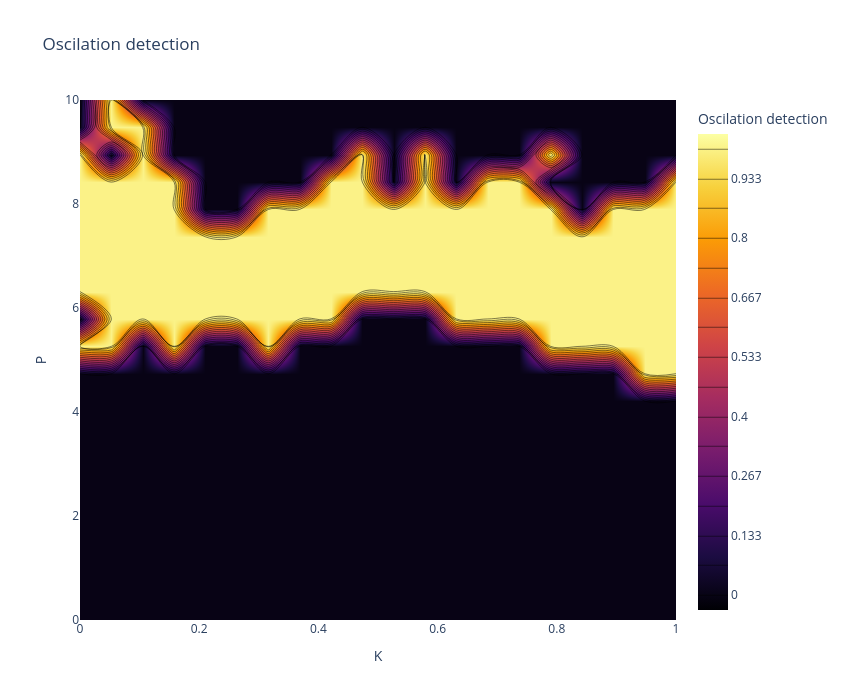
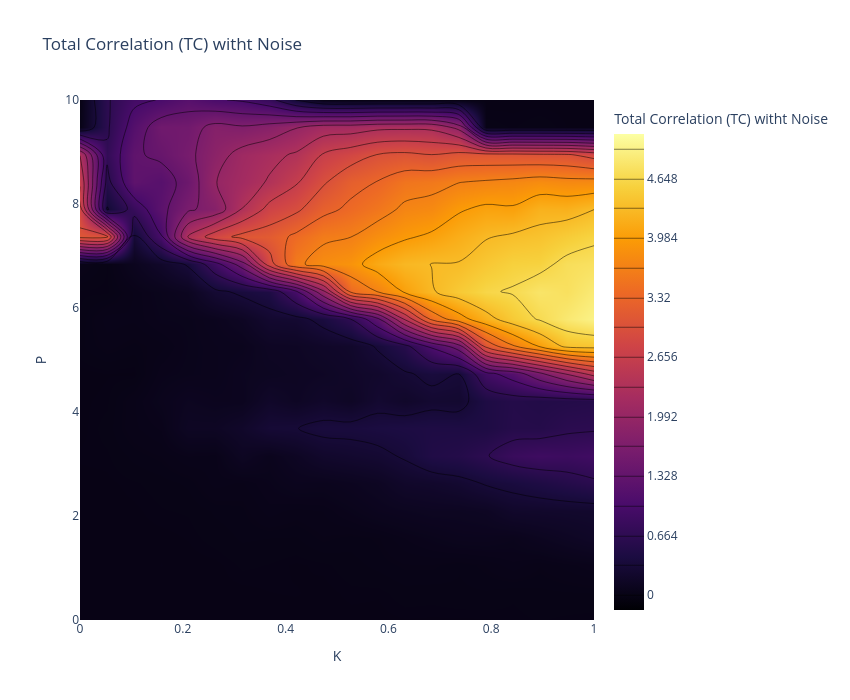
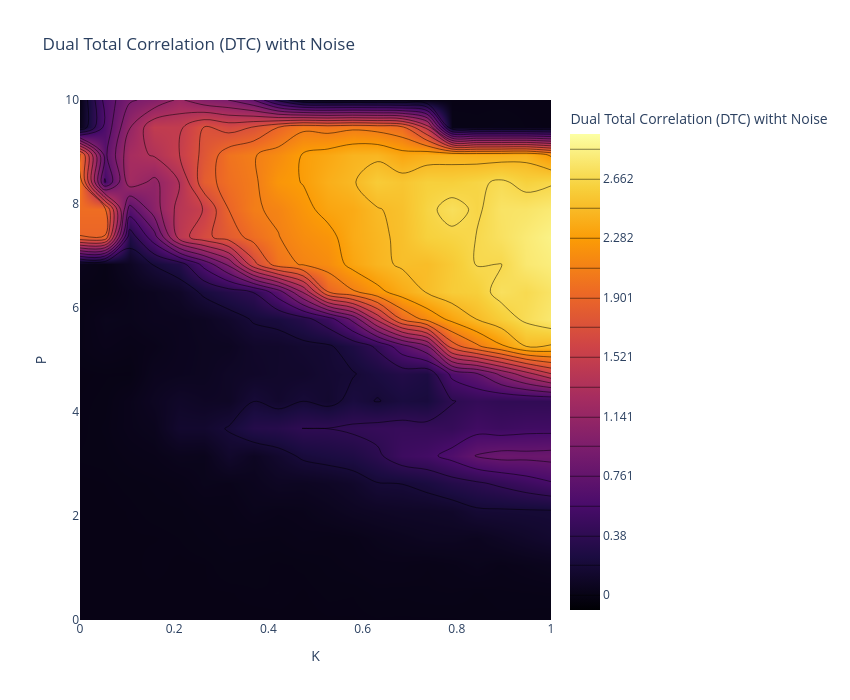
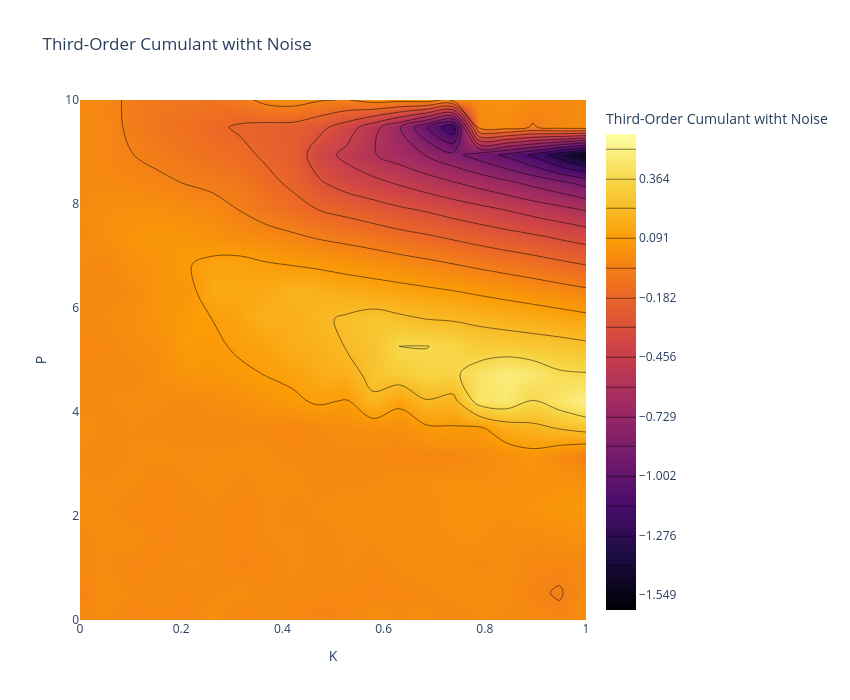

Source (notebook cell) for these figures, in order:
### Markdown cell above
---
## **7. Oscillation Detection in $(P \times K$) Space** with noise
We perform a parameter sweep to detect oscillations in the $(P \times K$) space.

### Code cell
# Matrix to store oscillation detection
oscillation_map_noise = np.zeros((len(P_values), len(K_values)), dtype=int)

# Matrices to store metrics with noise
TC_map_noise = np.zeros((len(P_values), len(K_values)))
DTC_map_noise = np.zeros((len(P_values), len(K_values)))
Cumulant_map_noise = np.zeros((len(P_values), len(K_values)))
PowerCorr_map_noise = np.zeros((len(P_values), len(K_values)))
Entropy_map_noise = np.zeros((len(P_values), len(K_values)))  # Nueva métrica
Entropy_map_skew = np.zeros((len(P_values), len(K3_values)))  # Nueva métrica
Entropy_map_kurt = np.zeros((len(P_values), len(K3_values)))  # Nueva métrica


P_values = np.linspace(0.0, 10.0, 20)
K_values = np.linspace(0.0, 1.0, 20)
K3_values = np.linspace(0.0, 1.0, 20)
sigma_E = 0.03
#T=150 # 2 minutes
T=375

#initial state
seed = 42
rng = np.random.default_rng(seed)
state0 = 0.1 * rng.standard_normal(2 * N_nodes)



for i, P_val in enumerate(P_values):
    for j, K_val in enumerate(K_values):
        # Simulation with noise using the existing function
        # t, states = simulate_wc_stochastic(state0, P_val, K_val, M, T, dt, sigma_E=sigma_E, higher_order=False)
        P_vec = np.array([P_val, P_val, P_val])
        t, states = simulate_wc_stochastic(state0, P_vec, K_val, M, T, dt, sigma_E=sigma_E)

        start_idx = int(0.2 * len(t))
        E_node = states[start_idx:, :N_nodes]
        I_node = states[start_idx:, N_nodes:]

        # Oscillation detection using the existing function
        is_lc1, _, _, _ = detect_limit_cycle_poincare(E_node[:, 0], I_node[:, 0], dt, threshold_ratio=0.05, period_cv_threshold=0.05)
        is_lc2, _, _, _ = detect_limit_cycle_poincare(E_node[:, 0], I_node[:, 0], dt, threshold_ratio=0.05, period_cv_threshold=0.05)
        is_lc3, _, _, _ = detect_limit_cycle_poincare(E_node[:, 0], I_node[:, 0], dt, threshold_ratio=0.05, period_cv_threshold=0.05)
        oscillation_map_noise[i, j] =  int((is_lc1==True) and (is_lc2==True) and (is_lc3==True))

        
        # Remove transient
        E = states[start_idx:, :N_nodes]

        # Data matrix for higher-order metrics
        X = E.copy()

        # Covariance matrix
        Sigma = np.cov(X.T)

        # Higher-order metrics using the existing functions
        TC_map_noise[i, j] = TC_gauss(Sigma)
        DTC_map_noise[i, j] = DTC_gauss(Sigma)
        Entropy_map_noise[i, j] = entropy_gauss(Sigma)  # Cálculo de la entropía
        skew, kurt = dev_gauss(X)  # Cálculo de la entropía
        Entropy_map_skew[i, j] = skew
        Entropy_map_kurt[i, j] = kurt
        if X.shape[1] == 3:
            Cumulant_map_noise[i, j] = cumulants(X)
            PowerCorr_map_noise[i, j] = powercorr(X)

    if (i + 1) % 5 == 0:
        print(f"Progress: {i+1}/{len(P_values)}")

# Visualization using the existing function
# plot_oscillation_map(oscillation_map_noise, P_values, K_values, title="Oscillation Detection (P-K) with Noise")


#cleaing the matrix
TC_clean = clean_rowwise_signed(TC_map_noise, n_std=2)
DTC_clean = clean_rowwise_signed(DTC_map_noise, n_std=2)
Cumulant_clean = clean_rowwise_signed(Cumulant_map_noise,n_std=2)
PowerCorr_clean = clean_rowwise_signed(PowerCorr_map_noise,n_std=2)
Skew_clean = clean_rowwise_signed(Entropy_map_skew,n_std=2)
Kurt_clean = clean_rowwise_signed(Entropy_map_kurt,n_std=2)

# visualization the matrix cleaned
plot_metrics_contour(oscillation_map_noise, P_values, K3_values, title="Oscilation detection")

plot_metrics_contour(TC_clean, P_values, K3_values, title="Total Correlation (TC) witht Noise")
plot_metrics_contour(DTC_clean, P_values, K3_values, title="Dual Total Correlation (DTC) witht Noise")
plot_metrics_contour(Cumulant_clean, P_values, K3_values, title="Third-Order Cumulant witht Noise")
plot_metrics_contour(PowerCorr_clean, P_values, K3_values, title="Triple Power Correlation witht Noise")
plot_metrics_contour(Skew_clean, P_values, K3_values, title="skew with Noise")
plot_metrics_contour(Kurt_clean, P_values, K3_values, title="Kurt with Noise")


#os.makedirs("results", exist_ok=True)
np.savez_compressed(
    "../results/metrics_Pairwise_noise.npz",
    oscillation_map=oscillation_map_noise,
    TC=TC_clean,
    DTC=DTC_clean,
    cumulant=Cumulant_clean,
    powercorr=PowerCorr_clean,
    skew=Skew_clean,
    kurt=Kurt_clean,
    P=P_values,
    K3=K3_values
)

### Figure 1 — Plotly figure (JSON) as saved in the notebook; plotly's stock layout.template omitted (floating-point values rounded to 4 significant figures; data arrays with more than 128 entries replaced by an {"elided": "..."} marker saying what was removed)
{"data": [{"colorbar": {"title": {"text": "Oscilation detection"}}, "colorscale": [[0, "#000004"], [0.1111, "#1b0c41"], [0.2222, "#4a0c6b"], [0.3333, "#781c6d"], [0.4444, "#a52c60"], [0.5556, "#cf4446"], [0.6667, "#ed6925"], [0.7778, "#fb9b06"], [0.8889, "#f7d13d"], [1, "#fcffa4"]], "contours": {"coloring": "heatmap", "end": 1, "showlines": true, "size": 0.06667, "start": 0}, "type": "contour", "x": [0.0, 0.05263, 0.1053, 0.1579, 0.2105, 0.2632, 0.3158, 0.3684, 0.4211, 0.4737, 0.5263, 0.5789, 0.6316, 0.6842, 0.7368, 0.7895, 0.8421, 0.8947, 0.9474, 1.0], "y": [0.0, 0.5263, 1.053, 1.579, 2.105, 2.632, 3.158, 3.684, 4.211, 4.737, 5.263, 5.789, 6.316, 6.842, 7.368, 7.895, 8.421, 8.947, 9.474, 10.0], "z": {"elided": "20x20 int values"}}], "layout": {"height": 700, "title": {"text": "Oscilation detection"}, "width": 850, "xaxis": {"title": {"text": "K"}}, "yaxis": {"title": {"text": "P"}}}}

### Figure 2 — Plotly figure (JSON) as saved in the notebook; plotly's stock layout.template omitted (floating-point values rounded to 4 significant figures; data arrays with more than 128 entries replaced by an {"elided": "..."} marker saying what was removed)
{"data": [{"colorbar": {"title": {"text": "Total Correlation (TC) witht Noise"}}, "colorscale": [[0, "#000004"], [0.1111, "#1b0c41"], [0.2222, "#4a0c6b"], [0.3333, "#781c6d"], [0.4444, "#a52c60"], [0.5556, "#cf4446"], [0.6667, "#ed6925"], [0.7778, "#fb9b06"], [0.8889, "#f7d13d"], [1, "#fcffa4"]], "contours": {"coloring": "heatmap", "end": 4.98, "showlines": true, "size": 0.332, "start": 2.794e-05}, "type": "contour", "x": [0.0, 0.05263, 0.1053, 0.1579, 0.2105, 0.2632, 0.3158, 0.3684, 0.4211, 0.4737, 0.5263, 0.5789, 0.6316, 0.6842, 0.7368, 0.7895, 0.8421, 0.8947, 0.9474, 1.0], "y": [0.0, 0.5263, 1.053, 1.579, 2.105, 2.632, 3.158, 3.684, 4.211, 4.737, 5.263, 5.789, 6.316, 6.842, 7.368, 7.895, 8.421, 8.947, 9.474, 10.0], "z": {"elided": "20x20 float values"}}], "layout": {"height": 700, "title": {"text": "Total Correlation (TC) witht Noise"}, "width": 850, "xaxis": {"title": {"text": "K"}}, "yaxis": {"title": {"text": "P"}}}}

### Figure 3 — Plotly figure (JSON) as saved in the notebook; plotly's stock layout.template omitted (floating-point values rounded to 4 significant figures; data arrays with more than 128 entries replaced by an {"elided": "..."} marker saying what was removed)
{"data": [{"colorbar": {"title": {"text": "Dual Total Correlation (DTC) witht Noise"}}, "colorscale": [[0, "#000004"], [0.1111, "#1b0c41"], [0.2222, "#4a0c6b"], [0.3333, "#781c6d"], [0.4444, "#a52c60"], [0.5556, "#cf4446"], [0.6667, "#ed6925"], [0.7778, "#fb9b06"], [0.8889, "#f7d13d"], [1, "#fcffa4"]], "contours": {"coloring": "heatmap", "end": 2.852, "showlines": true, "size": 0.1901, "start": 2.797e-05}, "type": "contour", "x": [0.0, 0.05263, 0.1053, 0.1579, 0.2105, 0.2632, 0.3158, 0.3684, 0.4211, 0.4737, 0.5263, 0.5789, 0.6316, 0.6842, 0.7368, 0.7895, 0.8421, 0.8947, 0.9474, 1.0], "y": [0.0, 0.5263, 1.053, 1.579, 2.105, 2.632, 3.158, 3.684, 4.211, 4.737, 5.263, 5.789, 6.316, 6.842, 7.368, 7.895, 8.421, 8.947, 9.474, 10.0], "z": {"elided": "20x20 float values"}}], "layout": {"height": 700, "title": {"text": "Dual Total Correlation (DTC) witht Noise"}, "width": 850, "xaxis": {"title": {"text": "K"}}, "yaxis": {"title": {"text": "P"}}}}

### Figure 4 — Plotly figure (JSON) as saved in the notebook; plotly's stock layout.template omitted (floating-point values rounded to 4 significant figures; data arrays with more than 128 entries replaced by an {"elided": "..."} marker saying what was removed)
{"data": [{"colorbar": {"title": {"text": "Third-Order Cumulant witht Noise"}}, "colorscale": [[0, "#000004"], [0.1111, "#1b0c41"], [0.2222, "#4a0c6b"], [0.3333, "#781c6d"], [0.4444, "#a52c60"], [0.5556, "#cf4446"], [0.6667, "#ed6925"], [0.7778, "#fb9b06"], [0.8889, "#f7d13d"], [1, "#fcffa4"]], "contours": {"coloring": "heatmap", "end": 0.5012, "showlines": true, "size": 0.1367, "start": -1.549}, "type": "contour", "x": [0.0, 0.05263, 0.1053, 0.1579, 0.2105, 0.2632, 0.3158, 0.3684, 0.4211, 0.4737, 0.5263, 0.5789, 0.6316, 0.6842, 0.7368, 0.7895, 0.8421, 0.8947, 0.9474, 1.0], "y": [0.0, 0.5263, 1.053, 1.579, 2.105, 2.632, 3.158, 3.684, 4.211, 4.737, 5.263, 5.789, 6.316, 6.842, 7.368, 7.895, 8.421, 8.947, 9.474, 10.0], "z": {"elided": "20x20 float values"}}], "layout": {"height": 700, "title": {"text": "Third-Order Cumulant witht Noise"}, "width": 850, "xaxis": {"title": {"text": "K"}}, "yaxis": {"title": {"text": "P"}}}}
